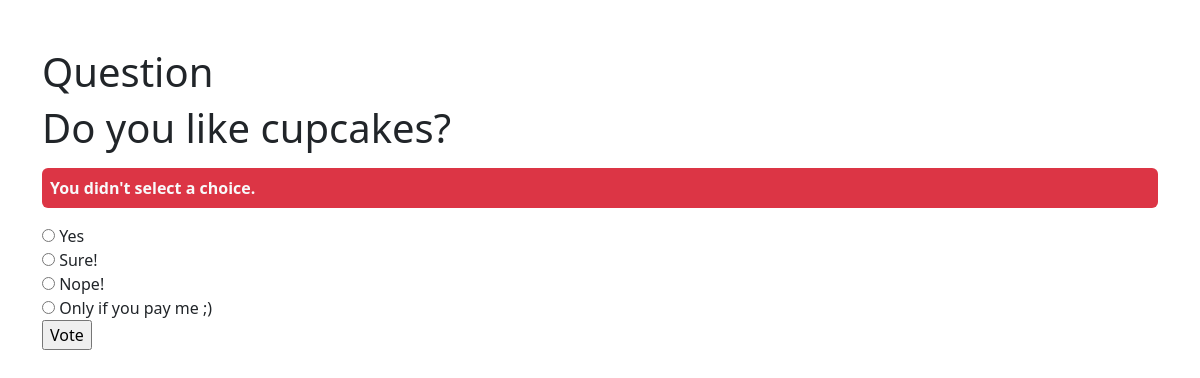
/polls/3/vote/, run on the app's committed database.
### polls/models.py (models this page shows, shortened)
class Question(models.Model):
    question_text = models.CharField(max_length=200)
    pub_date = models.DateTimeField("date published")

class Choice(models.Model):
    question = models.ForeignKey(Question, on_delete=models.CASCADE)
    choice_text = models.CharField(max_length=200)
    votes = models.IntegerField(default=0)

### polls/views.py (the view)
# urls.py: path("<int:question_id>/vote/", views.vote, name="vote"),
def vote(request, question_id):
    question = get_object_or_404(Question, pk=question_id)
    try:
        selected_choice = question.choice_set.get(pk=request.POST["choice"])
    except (KeyError, Choice.DoesNotExist):
        return render(
            request,
            "polls/detail.html",
            {
                "question": question,
                "error_message": "You didn't select a choice.",
            },
        )
    else:
        selected_choice.votes += 1
        selected_choice.save()
        return HttpResponseRedirect(reverse("polls:results", args=(question.id,)))

### polls/templates/polls/detail.html (shortened to what this page needs)
<!DOCTYPE html>
<html lang="en">
<head>
  <link href="https://cdn.jsdelivr.net/npm/bootstrap@5.3.0/dist/css/bootstrap.min.css" rel="stylesheet">
</head>
<body>
  <div class="container">
    <h1 class="mt-5">Question</h1>
    <form action="{% url 'polls:vote' question.id %}" method="post">
      <fieldset>
        <legend><h1>{{ question.question_text }}</h1></legend>
        {% if error_message %}
          <p class="bg-danger p-2 text-light rounded">
            <strong>
              {{ error_message }}
            </strong>
          </p>
        {% endif %}
        {% for choice in question.choice_set.all %}
          <input type="radio" name="choice" id="choice{{ forloop.counter }}" value="{{ choice.id }}">
          <label for="choice{{ forloop.counter }}">{{ choice.choice_text }}</label><br>
        {% endfor %}
      </fieldset>
        <input type="submit" value="Vote">
      </form>
  </div>
</body>
</html>

### data on the page
Question: question_text "Do you like cupcakes?"
Choice: choice_text "Yes"
Choice: choice_text "Sure!"
Choice: choice_text "Nope!"
Choice: choice_text "Only if you pay me ;)"

### other printed values
{{ error_message }} "You didn't select a choice."
